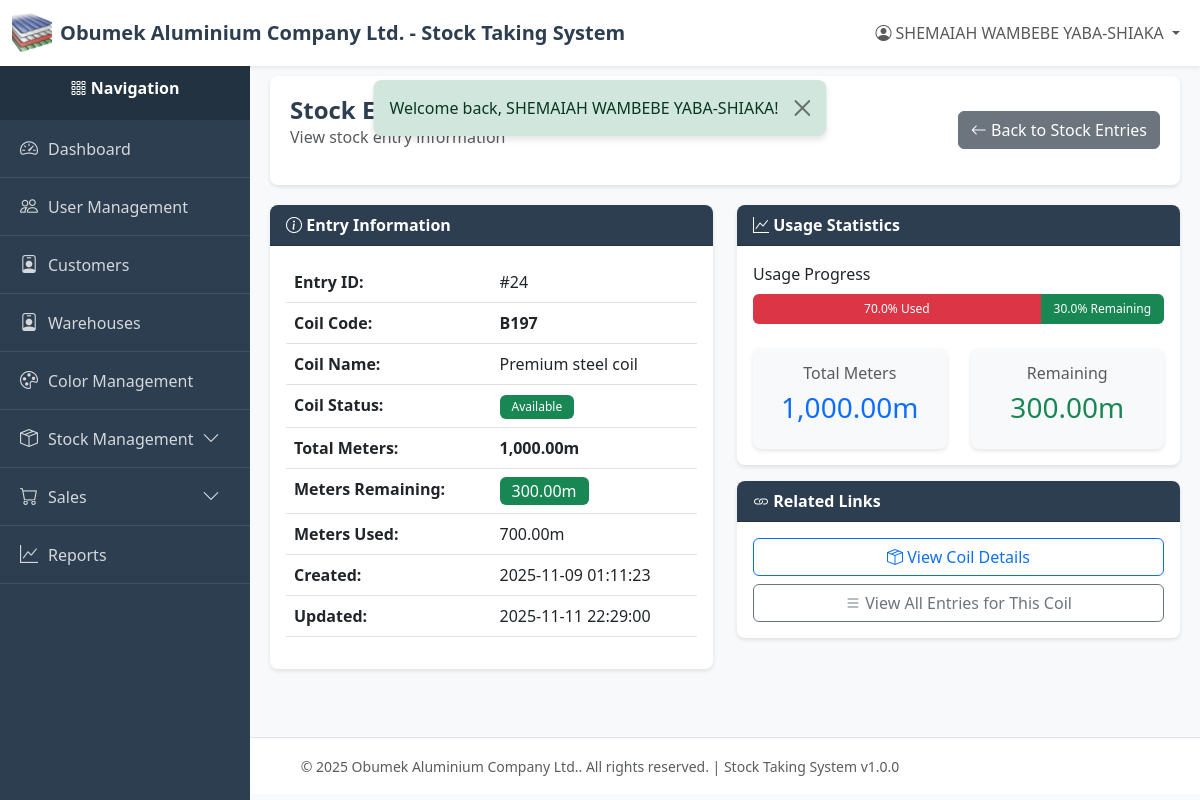
Page /index.php?page=stock_entries_view&id=24 (signed in) on the earlier database version.
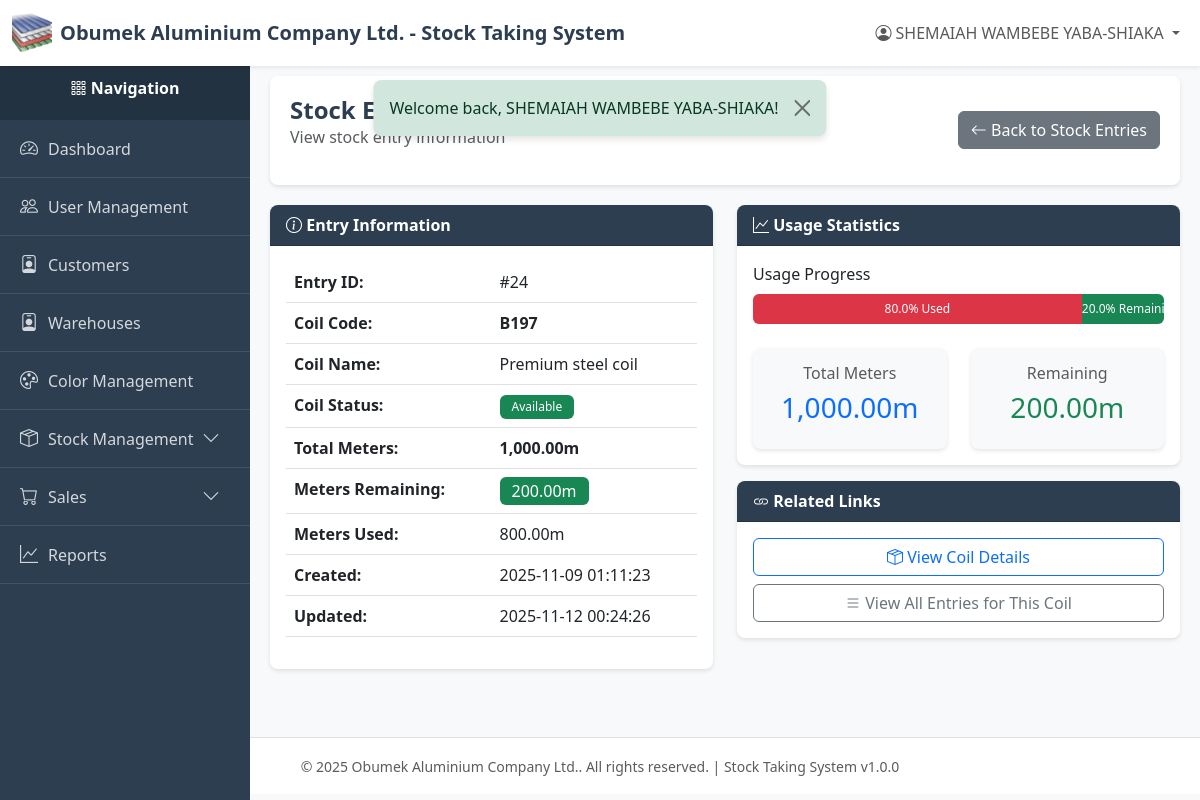
Same page on the later database version.
### tables this page shows
CREATE TABLE `stock_entries` (
  `id` int(11) NOT NULL,
  `coil_id` int(11) NOT NULL,
  `meters` decimal(10,2) NOT NULL,
  `meters_remaining` decimal(10,2) NOT NULL,
  `meters_used` decimal(10,2) DEFAULT 0.00,
  `status` enum('available','factory_use','sold') NOT NULL DEFAULT 'available' COMMENT 'Stock entry status: available for direct sale or factory use',
  `created_by` int(11) NOT NULL,
  `created_at` timestamp NOT NULL DEFAULT current_timestamp(),
  `updated_at` timestamp NULL DEFAULT NULL ON UPDATE current_timestamp(),
  `deleted_at` timestamp NULL DEFAULT NULL
);

CREATE TABLE `coils` (
  `id` int(11) NOT NULL,
  `code` varchar(100) NOT NULL,
  `name` varchar(255) NOT NULL,
  `color` varchar(50) NOT NULL,
  `color_id` int(11) DEFAULT NULL,
  `net_weight` decimal(10,2) NOT NULL,
  `meters` decimal(10,2) DEFAULT NULL COMMENT 'Approximate meters per coil (informational only)',
  `gauge` varchar(50) DEFAULT NULL COMMENT 'Material gauge/thickness (e.g., 0.45mm, 0.50mm)',
  `category` varchar(50) NOT NULL,
  `status` varchar(50) NOT NULL DEFAULT 'available',
  `created_by` int(11) NOT NULL,
  `created_at` timestamp NOT NULL DEFAULT current_timestamp(),
  `updated_at` timestamp NULL DEFAULT NULL ON UPDATE current_timestamp(),
  `deleted_at` timestamp NULL DEFAULT NULL
);

### index.php (called while the page is built, shortened)
<?php
require_once __DIR__ . '/utils/auth_middleware.php';
require_once __DIR__ . '/controllers/routes.php';

### config/db.php (called while the page is built, shortened)
<?php
class Database {
    private static $instance = null;
    private $connection;
    private $host = 'localhost';
    private $db_name = 'stock_system';
    private $username = 'root';
    private $password = '';
    private $charset = 'utf8mb4';
    private function __construct() {
        try {
            $dsn = "mysql:host={$this->host};dbname={$this->db_name};charset={$this->charset}";
            $options = [
                PDO::ATTR_ERRMODE            => PDO::ERRMODE_EXCEPTION,
                PDO::ATTR_DEFAULT_FETCH_MODE => PDO::FETCH_ASSOC,
                PDO::ATTR_EMULATE_PREPARES   => false,
            ];
            $this->connection = new PDO($dsn, $this->username, $this->password, $options);
        } catch (PDOException $e) {
            error_log("Database Connection Error: " . $e->getMessage());
            die("Database connection failed. Please contact the administrator.");
        }
    }
    public static function getInstance() {
        if (self::$instance === null) {
            self::$instance = new self();
        }
        return self::$instance;
    }
    public function getConnection() {
        return $this->connection;
    }
}

### models/stock_entry.php (called while the page is built, shortened)
<?php
require_once __DIR__ . '/../config/db.php';
class StockEntry
{
    private $db;
    private $table = 'stock_entries';
    public function __construct()
    {
        $this->db = Database::getInstance()->getConnection();
    }
    public function findById($id)
    {
        try {
            $sql = "SELECT se.*, c.code as coil_code, c.name as coil_name, c.status as coil_status
                    FROM {$this->table} se
                    LEFT JOIN coils c ON se.coil_id = c.id
                    WHERE se.id = :id AND se.deleted_at IS NULL";
            $stmt = $this->db->prepare($sql);
            $stmt->execute([':id' => $id]);
            return $stmt->fetch();
        } catch (PDOException $e) {
            error_log('Stock entry find error: ' . $e->getMessage());
            return false;
        }
    }
}

### utils/helpers.php (called while the page is built, shortened)
<?php
function formatDate($date, $format = 'Y-m-d H:i:s')
{
    $timestamp = strtotime($date);
    return $timestamp ? date($format, $timestamp) : $date;
}
function getStatusBadgeClass($status)
{
    $classes = [
        STOCK_STATUS_AVAILABLE => 'bg-success',
        STOCK_STATUS_FACTORY_USE => 'bg-warning',
        STOCK_STATUS_SOLD => 'bg-danger',
        STOCK_STATUS_OUT_OF_STOCK => 'bg-secondary',
        SALE_STATUS_PENDING => 'bg-warning',
        SALE_STATUS_COMPLETED => 'bg-success',
        SALE_STATUS_CANCELLED => 'bg-danger',
    ];
    return $classes[$status] ?? 'bg-secondary';
}

### utils/auth_middleware.php (called while the page is built, shortened)
<?php
function hasPermission($module, $action = ACTION_VIEW) {
    if (isset($_SESSION['user_role']) && $_SESSION['user_role'] === ROLE_SUPER_ADMIN) {
        return true;
    }
    $permissions = $_SESSION['permissions'];
    return in_array($action, $permissions[$module]);
}

### views/stock/entries/view.php (the view, shortened to what the changed rows need)
<?php
require_once __DIR__ . '/../../../config/db.php';
require_once __DIR__ . '/../../../models/stock_entry.php';
require_once __DIR__ . '/../../../utils/helpers.php';
$entryId = (int)($_GET['id'] ?? 0);
$stockEntryModel = new StockEntry();
$entry = $stockEntryModel->findById($entryId);
require_once __DIR__ . '/../../../layout/header.php';
require_once __DIR__ . '/../../../layout/sidebar.php';
?>
<div class="content-wrapper">
    <div class="page-header">
        <div class="d-flex justify-content-between align-items-center">
            <div>
                <h1 class="page-title">Stock Entry Details</h1>
                <p class="text-muted">View stock entry information</p>
            </div>
            <a href="/new-stock-system/index.php?page=stock_entries" class="btn btn-secondary">
                <i class="bi bi-arrow-left"></i> Back to Stock Entries
            </a>
        </div>
    </div>
    <div class="row">
        <div class="col-md-6">
            <div class="card">
                <div class="card-header">
                    <i class="bi bi-info-circle"></i> Entry Information
                </div>
                <div class="card-body">
                    <table class="table">
                        <tr>
                            <th>Entry ID:</th>
                            <td>#<?php echo $entry['id']; ?></td>
                        </tr>
                        <tr>
                            <th>Coil Code:</th>
                            <td><strong><?php echo htmlspecialchars($entry['coil_code']); ?></strong></td>
                        </tr>
                        <tr>
                            <th>Coil Name:</th>
                            <td><?php echo htmlspecialchars($entry['coil_name']); ?></td>
                        </tr>
                        <tr>
                            <th>Coil Status:</th>
                            <td>
                                <span class="badge <?php echo getStatusBadgeClass($entry['coil_status']); ?>">
                                    <?php echo STOCK_STATUSES[$entry['coil_status']] ?? $entry['coil_status']; ?>
                                </span>
                            </td>
                        </tr>
                        <tr>
                            <th>Total Meters:</th>
                            <td><strong><?php echo number_format($entry['meters'], 2); ?>m</strong></td>
                        </tr>
                        <tr>
                            <th>Meters Remaining:</th>
                            <td>
                                <span class="badge <?php echo $entry['meters_remaining'] > 0 ? 'bg-success' : 'bg-secondary'; ?>" style="font-size: 1rem;">
                                    <?php echo number_format($entry['meters_remaining'], 2); ?>m
                                </span>
                            </td>
                        </tr>
                        <tr>
                            <th>Meters Used:</th>
                            <td><?php echo number_format($entry['meters'] - $entry['meters_remaining'], 2); ?>m</td>
                        </tr>
                        <tr>
                            <th>Created:</th>
                            <td><?php echo formatDate($entry['created_at']); ?></td>
                        </tr>
                        <tr>
                            <th>Updated:</th>
                            <td><?php echo $entry['updated_at'] ? formatDate($entry['updated_at']) : 'Never'; ?></td>
                        </tr>
                    </table>
                </div>
            </div>
        </div>
        <div class="col-md-6">
            <div class="card">
                <div class="card-header">
                    <i class="bi bi-graph-up"></i> Usage Statistics
                </div>
                <div class="card-body">
                    <?php
                    $usedPercentage = $entry['meters'] > 0 ? (($entry['meters'] - $entry['meters_remaining']) / $entry['meters']) * 100 : 0;
                    $remainingPercentage = 100 - $usedPercentage;
                    ?>
                    <div class="mb-3">
                        <label class="form-label">Usage Progress</label>
                        <div class="progress" style="height: 30px;">
                            <div class="progress-bar bg-danger" role="progressbar"
                                 style="width: <?php echo $usedPercentage; ?>%">
                                <?php echo number_format($usedPercentage, 1); ?>% Used
                            </div>
                            <div class="progress-bar bg-success" role="progressbar"
                                 style="width: <?php echo $remainingPercentage; ?>%">
                                <?php echo number_format($remainingPercentage, 1); ?>% Remaining
                            </div>
                        </div>
                    </div>
                    <div class="row text-center mt-4">
                        <div class="col-6">
                            <div class="card bg-light">
                                <div class="card-body">
                                    <h6 class="text-muted">Total Meters</h6>
                                    <h3 class="text-primary"><?php echo number_format($entry['meters'], 2); ?>m</h3>
                                </div>
                            </div>
                        </div>
                        <div class="col-6">
                            <div class="card bg-light">
                                <div class="card-body">
                                    <h6 class="text-muted">Remaining</h6>
                                    <h3 class="text-success"><?php echo number_format($entry['meters_remaining'], 2); ?>m</h3>
                                </div>
                            </div>
                        </div>
                    </div>
                </div>
            </div>
            <?php if (hasPermission(MODULE_STOCK_MANAGEMENT, ACTION_VIEW)): ?>
            <div class="card mt-3">
                <div class="card-header">
                    <i class="bi bi-link"></i> Related Links
                </div>
                <div class="card-body d-grid gap-2">
                    <a href="/new-stock-system/index.php?page=coils_view&id=<?php echo $entry['coil_id']; ?>" class="btn btn-outline-primary">
                        <i class="bi bi-box-seam"></i> View Coil Details
                    </a>
                    <a href="/new-stock-system/index.php?page=stock_entries&coil_id=<?php echo $entry['coil_id']; ?>" class="btn btn-outline-secondary">
                        <i class="bi bi-list"></i> View All Entries for This Coil
                    </a>
                </div>
            </div>
            <?php endif; ?>
        </div>
    </div>
</div>
<?php require_once __DIR__ . '/../../../layout/footer.php'; ?>

Differences in the rows shown:
changed stock_entries "Premium steel coil": meters_remaining "300.00" → "200.00"; $entry['meters'] - $entry['meters_remaining'] "700.00" → "800.00"; updated_at "2025-11-11 22:29:00" → "2025-11-12 00:24:26"; usedPercentage "70.0" → "80.0"; remainingPercentage "30.0" → "20.0"
Other differences:
text no longer shown: "% Remaining"
